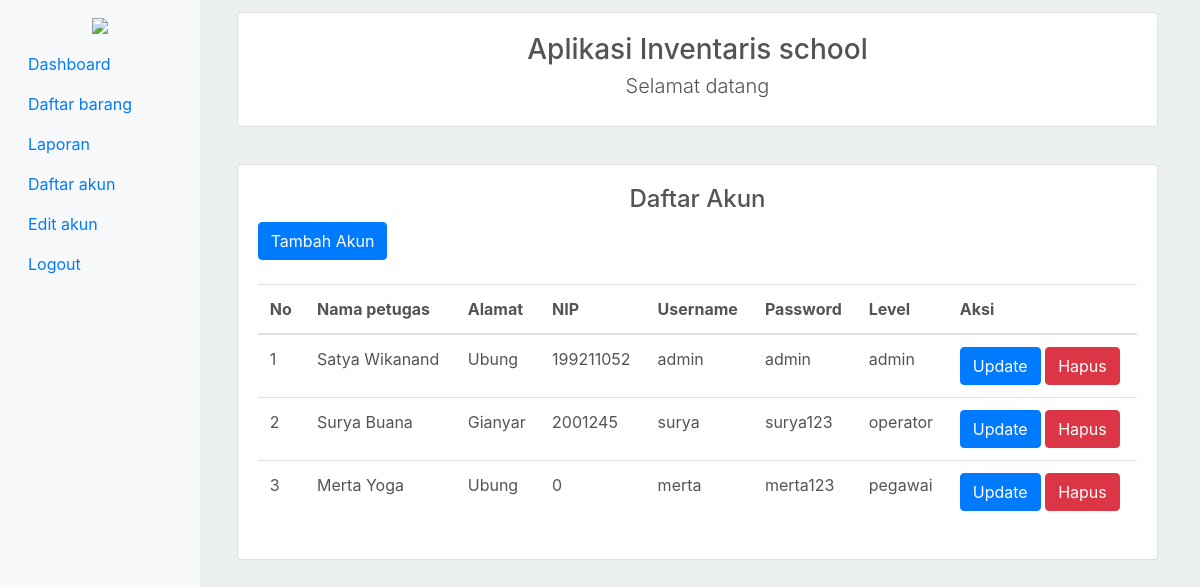
The app's page /index.php?page=dft_akun with its own data.
### tables this page shows
CREATE TABLE `tb_petugas` (
  `id_petugas` int(11) NOT NULL,
  `nama_petugas` varchar(30) NOT NULL,
  `username` varchar(50) NOT NULL,
  `password` varchar(50) NOT NULL,
  `id_level` int(11) NOT NULL
);

CREATE TABLE `tb_pegawai` (
  `id_pegawai` int(11) NOT NULL,
  `nama_petugas` varchar(30) NOT NULL,
  `alamat` varchar(30) NOT NULL,
  `nip` int(25) NOT NULL
);

CREATE TABLE `tb_level` (
  `id_level` int(11) NOT NULL,
  `nama_level` varchar(15) NOT NULL
);

### core/init.php (called while the page is built, shortened)
<?php
    $db = new koneksi();
?>

### config/koneksi.php (called while the page is built, shortened)
<?php
    class koneksi{
        function __construct(){
            $this->db = new mysqli('localhost','root','','inventaris');
        }
        public function getRelasiAkun(){
            $query = $this->db->query("SELECT tb_petugas.id_petugas,tb_pegawai.nip,tb_petugas.nama_petugas,tb_pegawai.alamat,tb_petugas.username,tb_petugas.password,tb_level.nama_level from tb_petugas inner join tb_level on tb_level.id_level = tb_petugas.id_level inner join tb_pegawai on tb_pegawai.id_pegawai = tb_petugas.id_petugas");
            $data  = array();
            foreach($query as $x){
                $data[] = $x;
            }
            return $data;
        }
    }
?>

### daftar_akun.php (the view, shortened to what this page needs)
<?php
    require_once 'public/sidenav.php';
?>
<div class="container-fluid">
    <main class="col-lg-10 offset-2">
        <div class="container">
            <div class="card">
                <div class="card-body">
                    <h3 class="text-center">Aplikasi Inventaris school</h4>
                    <h4 class="text-center lead">Selamat datang <?php echo $_SESSION['nama_petugas']; ?></h4>
                </div>
            </div>
            <div class="card" style="margin-top:4%;">
                <div class="card-body">
                    <h4 class="text-center">Daftar Akun</h4>
                    <a href="index.php?page=tmb_akun" class="btn btn-primary">Tambah Akun</a><br><br>
                    <table class="table table-stripped">
                        <thead>
                            <tr>
                                <th>No</th>
                                <th>Nama petugas</th>
                                <th>Alamat</th>
                                <th>NIP</th>
                                <th>Username</th>
                                <th>Password</th>
                                <th>Level</th>
                                <th>Aksi</th>
                            </tr>
                        </thead>
                        <tbody>
                            <?php
                                $no = 1;
                                $data = $db->getRelasiAkun();
                                foreach($data as $row){
                            ?>
                                <tr>
                                    <td><?php echo $no++; ?></td>
                                    <td><?php echo $row['nama_petugas']; ?></td>
                                    <td><?php echo $row['alamat']; ?></td>
                                    <td><?php echo $row['nip']; ?></td>
                                    <td><?php echo $row['username']; ?></td>
                                    <td><?php echo $row['password']; ?></td>
                                    <td><?php echo $row['nama_level']; ?></td>
                                    <td>
                                        <a href="index.php?page=upd_akun&idPegawai=<?php echo $row['id_petugas']; ?>" class="btn btn-primary">Update</a>
                                        <a href="index.php?page=dft_akun&id=<?php echo $row['id_petugas']; ?>" class="btn btn-danger">Hapus</a>
                                    </td>
                                </tr>
                            <?php }?>
                        </tbody>
                    </table>
            </div>
        </div>
    </main>
</div>
<?php
    require_once 'public/footer.php';
?>

### assets/css/style.css (style rules this page uses)
* { margin: 0; padding: 0; box-sizing: border-box; color: #545454; }
body { background-color:#ecf0f1; }
[class*="col-"] { padding: 1%; float: left; height: auto; }

### records on screen
tb_petugas: nama_petugas "Satya Wikanand", tb_pegawai.alamat "Ubung", tb_pegawai.nip "199211052", username "admin", password "admin", id_level.nama_level "admin"
tb_petugas: nama_petugas "Surya Buana", tb_pegawai.alamat "Gianyar", tb_pegawai.nip "2001245", username "surya", password "surya123", id_level.nama_level "operator"
tb_petugas: nama_petugas "Merta Yoga", tb_pegawai.alamat "Ubung", tb_pegawai.nip "0", username "merta", password "merta123", id_level.nama_level "pegawai"
